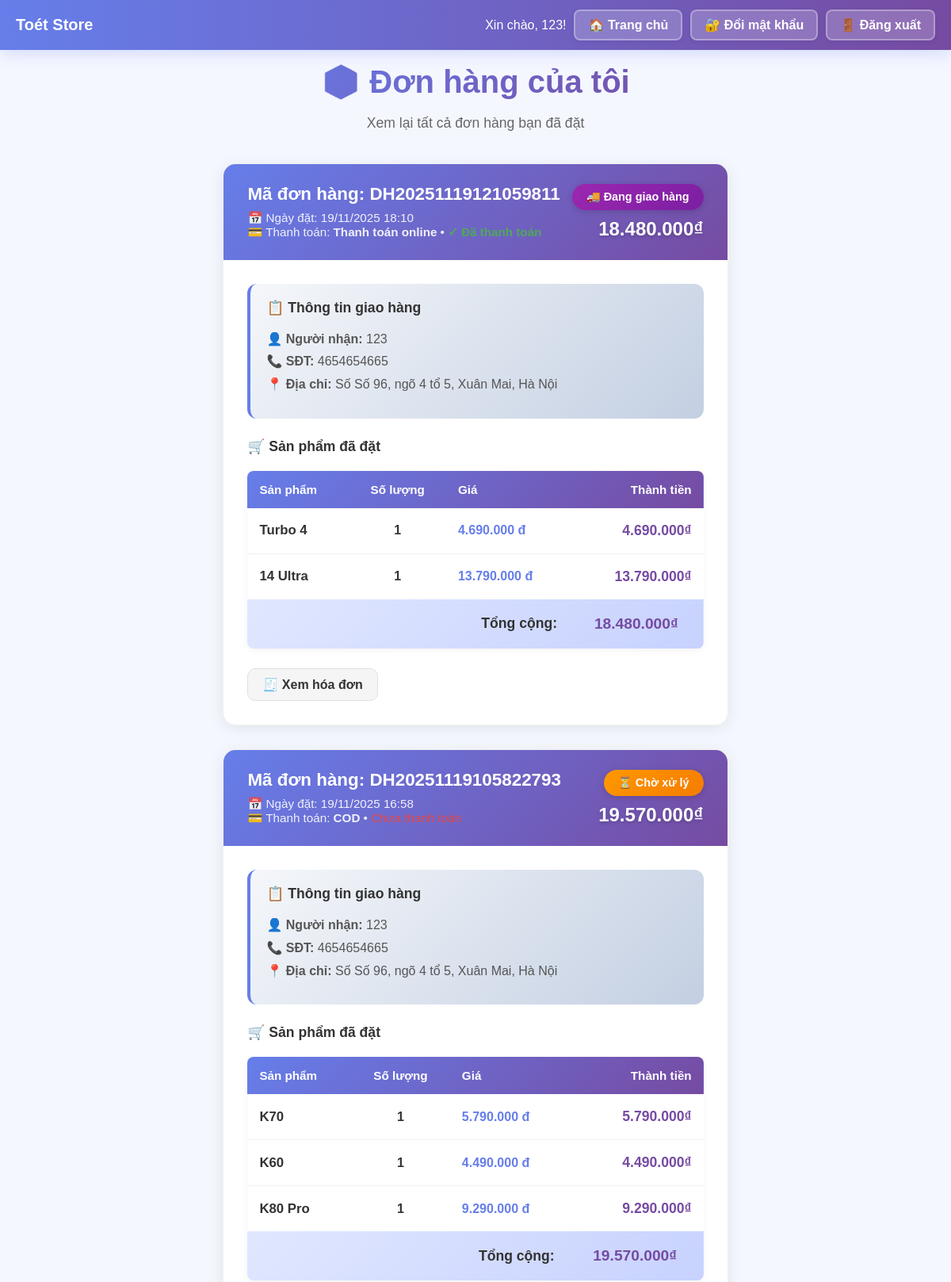
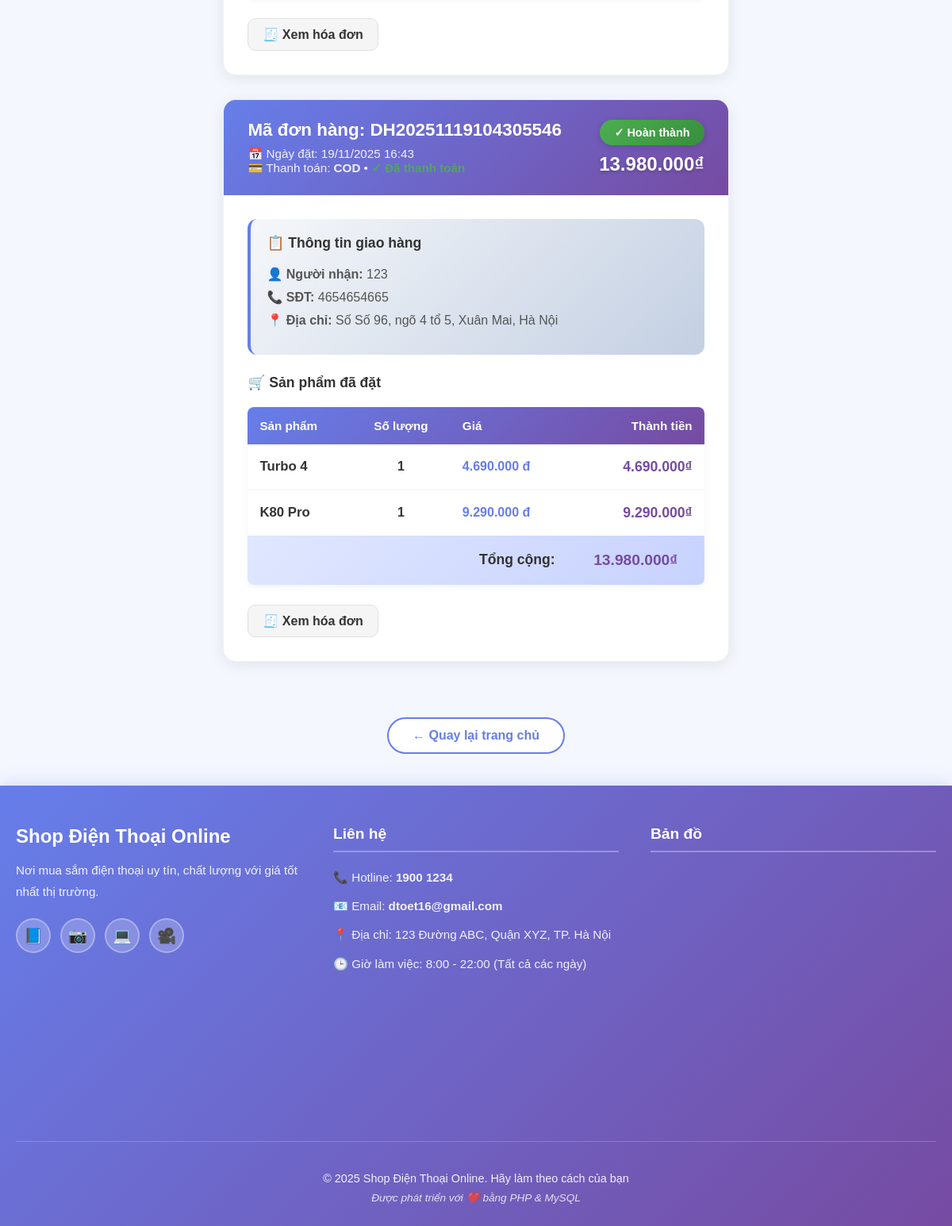
The page /pages/don_hang_customer.php (signed in) on the database its author committed (2 pictures, top to bottom).
### tables this page shows
CREATE TABLE `don_hang` (
  `id` int(11) NOT NULL,
  `khach_hang_id` int(11) DEFAULT NULL,
  `dia_chi_id` int(11) DEFAULT NULL,
  `ma_don_hang` varchar(50) NOT NULL,
  `thong_tin_don_hang` varchar(500) DEFAULT NULL,
  `tong_tien` decimal(12,2) DEFAULT NULL,
  `trang_thai` varchar(50) DEFAULT 'pending',
  `payment_method` varchar(20) DEFAULT 'cod',
  `payment_status` varchar(20) DEFAULT 'unpaid',
  `payment_transaction_id` varchar(100) DEFAULT NULL,
  `paid_at` datetime DEFAULT NULL,
  `payment_response_raw` text DEFAULT NULL,
  `created_at` datetime DEFAULT current_timestamp(),
  `thong_tin_nguoi_mua` varchar(350) DEFAULT NULL
);

CREATE TABLE `khach_hang` (
  `id` int(11) NOT NULL,
  `user_id` int(11) DEFAULT NULL,
  `ho_ten` varchar(100) NOT NULL,
  `so_dien_thoai` varchar(20) NOT NULL,
  `email` varchar(100) DEFAULT NULL,
  `created_at` datetime DEFAULT current_timestamp()
);

CREATE TABLE `don_hang_chi_tiet` (
  `id` int(11) NOT NULL,
  `don_hang_id` int(11) NOT NULL,
  `san_pham_id` int(11) NOT NULL,
  `so_luong` int(11) NOT NULL DEFAULT 1,
  `gia_ban` decimal(12,2) NOT NULL,
  `thanh_tien` decimal(12,2) NOT NULL
);

CREATE TABLE `san_pham` (
  `id` int(11) NOT NULL,
  `ma_san_pham` varchar(30) NOT NULL,
  `ten_san_pham` varchar(100) DEFAULT NULL,
  `gia_san_pham` decimal(12,2) DEFAULT NULL,
  `anh_san_pham` varchar(30) DEFAULT NULL
);

### pages/don_hang_customer.php (the view, shortened to what the rows shown need)
<?php
$khach_hang_id = $_SESSION['khach_hang_id'];
$donHangRepo = new DonHangRepository();
$list_don_hang = $donHangRepo->findByKhachHangId($khach_hang_id);
?>
<?php require '../views/header_guest.php'; ?>
<div class="orders-container">
    <div class="orders-header">
        <h1>📦 Đơn hàng của tôi</h1>
    </div>
    <?php if (empty($list_don_hang)): ?>
        <div class="empty-state">
            <div class="empty-state-icon">📭</div>
            <p>Bạn chưa có đơn hàng nào.</p>
            <a href="san_pham.php" class="btn-primary">
                🛒 Mua sắm ngay →
            </a>
        </div>
    <?php else: ?>
        <?php foreach($list_don_hang as $don_hang):
            $khachHang = $don_hang->getKhachHang();
            $diaChi = $don_hang->getDiaChi();
            $chiTiet = $don_hang->getChiTiet();
            $statusConfig = [
                'pending' => ['color' => '#ff9800', 'label' => '⏳ Chờ xử lý', 'bg' => 'linear-gradient(135deg, #ff9800 0%, #f57c00 100%)'],
                'processing' => ['color' => '#2196f3', 'label' => '⚙️ Đang xử lý', 'bg' => 'linear-gradient(135deg, #2196f3 0%, #1976d2 100%)'],
                'confirmed' => ['color' => '#2196f3', 'label' => '✅ Đã xác nhận', 'bg' => 'linear-gradient(135deg, #2196f3 0%, #1976d2 100%)'],
                'shipping' => ['color' => '#9c27b0', 'label' => '🚚 Đang giao hàng', 'bg' => 'linear-gradient(135deg, #9c27b0 0%, #7b1fa2 100%)'],
                'shipped' => ['color' => '#9c27b0', 'label' => '🚚 Đang giao hàng', 'bg' => 'linear-gradient(135deg, #9c27b0 0%, #7b1fa2 100%)'],
                'completed' => ['color' => '#4caf50', 'label' => '✓ Hoàn thành', 'bg' => 'linear-gradient(135deg, #4caf50 0%, #388e3c 100%)'],
                'cancelled' => ['color' => '#f44336', 'label' => '❌ Đã hủy', 'bg' => 'linear-gradient(135deg, #f44336 0%, #d32f2f 100%)']
            ];
            $trang_thai = $don_hang->getTrangThai() ?? 'pending';
            $status = $statusConfig[$trang_thai] ?? $statusConfig['pending'];
        ?>
        <div class="order-card">
            <div class="order-header">
                <div class="order-header-left">
                    <h3>
                        Mã đơn hàng: <strong><?= htmlspecialchars($don_hang->getMaDonHang()) ?></strong>
                    </h3>
                    <p>
                        📅 Ngày đặt: <?= date('d/m/Y H:i', strtotime($don_hang->getCreatedAt())) ?>
                    </p>
                    <p>
                        💳 Thanh toán: <strong><?= $don_hang->getPaymentMethod() === 'online' ? 'Thanh toán online' : 'COD' ?></strong>
                        •
                        <?php if ($don_hang->isPaid()): ?>
                            <span style="color: #4caf50; font-weight: bold;">✓ Đã thanh toán</span>
                        <?php elseif ($don_hang->getPaymentMethod() === 'online' && $don_hang->getPaymentStatus() === 'pending'): ?>
                            <span style="color: #f57c00; font-weight: bold;">⏳ Đang chờ thanh toán</span>
                        <?php else: ?>
                            <span style="color: #f44336;">Chưa thanh toán</span>
                        <?php endif; ?>
                    </p>
                </div>
                <div class="order-header-right">
                    <span class="status-badge" style="background: <?= $status['bg'] ?>; color: white;">
                        <?= htmlspecialchars($status['label']) ?>
                    </span>
                    <div class="order-total">
                        <?= $don_hang->getTongTienFormatted() ?>
                    </div>
                </div>
            </div>
            <div class="order-body">
                <?php if ($khachHang && $diaChi): ?>
                <div class="shipping-info">
                    <h4>📋 Thông tin giao hàng</h4>
                    <p>
                        <strong>👤 Người nhận:</strong> <?= htmlspecialchars($khachHang->getHoTen()) ?><br>
                        <strong>📞 SĐT:</strong> <?= htmlspecialchars($khachHang->getSoDienThoai()) ?><br>
                        <strong>📍 Địa chỉ:</strong> <?= htmlspecialchars($diaChi->getDiaChiDayDu()) ?>
                    </p>
                </div>
                <?php endif; ?>
                <div class="products-section">
                    <h4>🛒 Sản phẩm đã đặt</h4>
                    <table class="products-table">
                        <thead>
                            <tr>
                                <th>Sản phẩm</th>
                                <th>Số lượng</th>
                                <th>Giá</th>
                                <th>Thành tiền</th>
                            </tr>
                        </thead>
                        <tbody>
                            <?php foreach($chiTiet as $ct):
                                $sanPham = $ct->getSanPham();
                            ?>
                            <tr>
                                <td>
                                    <span class="product-name"><?= htmlspecialchars($sanPham ? $sanPham->getTenSanPham() : 'N/A') ?></span>
                                </td>
                                <td>
                                    <strong><?= $ct->getSoLuong() ?></strong>
                                </td>
                                <td>
                                    <span class="product-price"><?= number_format($ct->getGiaBan(), 0, '.', '.') ?> đ</span>
                                </td>
                                <td>
                                    <span class="product-total"><?= $ct->getThanhTienFormatted() ?></span>
                                </td>
                            </tr>
                            <?php endforeach; ?>
                        </tbody>
                        <tfoot>
                            <tr>
                                <td colspan="3" style="text-align: right;">
                                    <strong>Tổng cộng:</strong>
                                </td>
                                <td style="color: #764ba2; font-size: 1.2em;">
                                    <?= $don_hang->getTongTienFormatted() ?>
                                </td>
                            </tr>
                        </tfoot>
                    </table>
                </div>
                <div class="order-actions">
                    <a class="order-action-btn" href="../controllers/export_invoice.php?id=<?= $don_hang->getId() ?>" target="_blank">
                        🧾 Xem hóa đơn
                    </a>
                </div>
            </div>
        </div>
        <?php endforeach; ?>
    <?php endif; ?>
</div>
<?php require_once '../views/footer.php'; ?>
</body>
</html>

### rows shown on the page
don_hang: ma_don_hang "DH20251119121059811", created_at "19/11/2025 18:10", payment_method "Thanh toán online", payment_status "✓ Đã thanh toán", trang_thai "🚚 Đang giao hàng", tong_tien "18.480.000₫", khach_hang.ho_ten "123", khach_hang.so_dien_thoai "4654654665", DiaChiDayDu "Số Số 96, ngõ 4 tổ 5, Xuân Mai, Hà Nội"
don_hang_chi_tiet: san_pham.ten_san_pham "Turbo 4", so_luong "1", gia_ban "4.690.000", thanh_tien "4.690.000₫"
don_hang_chi_tiet: san_pham.ten_san_pham "14 Ultra", so_luong "1", gia_ban "13.790.000", thanh_tien "13.790.000₫"
don_hang: ma_don_hang "DH20251119105822793", created_at "19/11/2025 16:58", payment_method "COD", trang_thai "⏳ Chờ xử lý", tong_tien "19.570.000₫", khach_hang.ho_ten "123", khach_hang.so_dien_thoai "4654654665", DiaChiDayDu "Số Số 96, ngõ 4 tổ 5, Xuân Mai, Hà Nội"
don_hang_chi_tiet: san_pham.ten_san_pham "K70", so_luong "1", gia_ban "5.790.000", thanh_tien "5.790.000₫"
don_hang_chi_tiet: san_pham.ten_san_pham "K60", so_luong "1", gia_ban "4.490.000", thanh_tien "4.490.000₫"
don_hang_chi_tiet: san_pham.ten_san_pham "K80 Pro", so_luong "1", gia_ban "9.290.000", thanh_tien "9.290.000₫"
don_hang: ma_don_hang "DH20251119104305546", created_at "19/11/2025 16:43", payment_method "COD", payment_status "✓ Đã thanh toán", trang_thai "✓ Hoàn thành", tong_tien "13.980.000₫", khach_hang.ho_ten "123", khach_hang.so_dien_thoai "4654654665", DiaChiDayDu "Số Số 96, ngõ 4 tổ 5, Xuân Mai, Hà Nội"
don_hang_chi_tiet: san_pham.ten_san_pham "Turbo 4", so_luong "1", gia_ban "4.690.000", thanh_tien "4.690.000₫"
don_hang_chi_tiet: san_pham.ten_san_pham "K80 Pro", so_luong "1", gia_ban "9.290.000", thanh_tien "9.290.000₫"

### other values the page prints
$_SESSION['customer_name'] "123"
